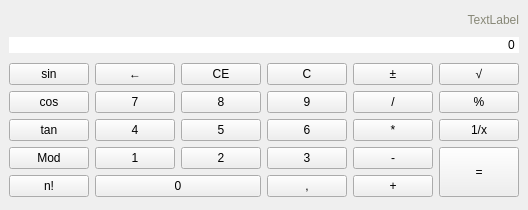
<?xml version="1.0" encoding="UTF-8"?>
<ui version="4.0">
 <class>MainWindow</class>
 <widget class="QMainWindow" name="MainWindow">
  <property name="geometry">
   <rect>
    <x>0</x>
    <y>0</y>
    <width>500</width>
    <height>210</height>
   </rect>
  </property>
  <property name="windowTitle">
   <string>Сalculator</string>
  </property>
  <widget class="QWidget" name="centralwidget">
   <property name="enabled">
    <bool>true</bool>
   </property>
   <layout class="QVBoxLayout" name="verticalLayout">
    <item>
     <widget class="QLabel" name="label">
      <property name="sizePolicy">
       <sizepolicy hsizetype="Preferred" vsizetype="Maximum">
        <horstretch>0</horstretch>
        <verstretch>0</verstretch>
       </sizepolicy>
      </property>
      <property name="styleSheet">
       <string notr="true">color:#887;</string>
      </property>
      <property name="text">
       <string>TextLabel</string>
      </property>
      <property name="alignment">
       <set>Qt::AlignRight|Qt::AlignTrailing|Qt::AlignVCenter</set>
      </property>
     </widget>
    </item>
    <item>
     <widget class="QLineEdit" name="lineEdit">
      <property name="sizePolicy">
       <sizepolicy hsizetype="Expanding" vsizetype="Maximum">
        <horstretch>0</horstretch>
        <verstretch>0</verstretch>
       </sizepolicy>
      </property>
      <property name="styleSheet">
       <string notr="true">border: none;</string>
      </property>
      <property name="text">
       <string>0</string>
      </property>
      <property name="alignment">
       <set>Qt::AlignRight|Qt::AlignTrailing|Qt::AlignVCenter</set>
      </property>
      <property name="readOnly">
       <bool>true</bool>
      </property>
     </widget>
    </item>
    <item>
     <layout class="QGridLayout" name="gridLayout">
      <item row="4" column="3">
       <widget class="QPushButton" name="pushButton_29">
        <property name="text">
         <string>,</string>
        </property>
       </widget>
      </item>
      <item row="0" column="5">
       <widget class="QPushButton" name="pushButton_16">
        <property name="text">
         <string>√</string>
        </property>
       </widget>
      </item>
      <item row="0" column="2">
       <widget class="QPushButton" name="pushButton_13">
        <property name="text">
         <string>CE</string>
        </property>
       </widget>
      </item>
      <item row="3" column="0">
       <widget class="QPushButton" name="pushButton_25">
        <property name="text">
         <string>Mod</string>
        </property>
       </widget>
      </item>
      <item row="0" column="3">
       <widget class="QPushButton" name="pushButton_14">
        <property name="text">
         <string>C</string>
        </property>
       </widget>
      </item>
      <item row="1" column="1">
       <widget class="QPushButton" name="pushButton_5">
        <property name="text">
         <string>7</string>
        </property>
       </widget>
      </item>
      <item row="3" column="1">
       <widget class="QPushButton" name="pushButton_3">
        <property name="text">
         <string>1</string>
        </property>
       </widget>
      </item>
      <item row="2" column="3">
       <widget class="QPushButton" name="pushButton_22">
        <property name="text">
         <string>6</string>
        </property>
       </widget>
      </item>
      <item row="2" column="0">
       <widget class="QPushButton" name="pushButton_18">
        <property name="text">
         <string>tan</string>
        </property>
       </widget>
      </item>
      <item row="1" column="4">
       <widget class="QPushButton" name="pushButton_20">
        <property name="text">
         <string>/</string>
        </property>
       </widget>
      </item>
      <item row="4" column="0">
       <widget class="QPushButton" name="pushButton_26">
        <property name="text">
         <string>n!</string>
        </property>
       </widget>
      </item>
      <item row="0" column="4">
       <widget class="QPushButton" name="pushButton_15">
        <property name="text">
         <string>±</string>
        </property>
       </widget>
      </item>
      <item row="2" column="2">
       <widget class="QPushButton" name="pushButton_11">
        <property name="text">
         <string>5</string>
        </property>
       </widget>
      </item>
      <item row="1" column="3">
       <widget class="QPushButton" name="pushButton_21">
        <property name="text">
         <string>9</string>
        </property>
       </widget>
      </item>
      <item row="3" column="4">
       <widget class="QPushButton" name="pushButton_8">
        <property name="text">
         <string>-</string>
        </property>
       </widget>
      </item>
      <item row="1" column="0">
       <widget class="QPushButton" name="pushButton_17">
        <property name="text">
         <string>cos</string>
        </property>
       </widget>
      </item>
      <item row="1" column="5">
       <widget class="QPushButton" name="pushButton_19">
        <property name="text">
         <string>%</string>
        </property>
       </widget>
      </item>
      <item row="2" column="4">
       <widget class="QPushButton" name="pushButton_23">
        <property name="text">
         <string>*</string>
        </property>
       </widget>
      </item>
      <item row="2" column="1">
       <widget class="QPushButton" name="pushButton_4">
        <property name="text">
         <string>4</string>
        </property>
       </widget>
      </item>
      <item row="3" column="3">
       <widget class="QPushButton" name="pushButton_9">
        <property name="text">
         <string>3</string>
        </property>
       </widget>
      </item>
      <item row="3" column="2">
       <widget class="QPushButton" name="pushButton_10">
        <property name="text">
         <string>2</string>
        </property>
       </widget>
      </item>
      <item row="4" column="4">
       <widget class="QPushButton" name="pushButton_28">
        <property name="text">
         <string>+</string>
        </property>
       </widget>
      </item>
      <item row="0" column="0">
       <widget class="QPushButton" name="pushButton_6">
        <property name="text">
         <string>sin</string>
        </property>
       </widget>
      </item>
      <item row="0" column="1">
       <widget class="QPushButton" name="pushButton">
        <property name="text">
         <string>←</string>
        </property>
       </widget>
      </item>
      <item row="1" column="2">
       <widget class="QPushButton" name="pushButton_12">
        <property name="text">
         <string>8</string>
        </property>
       </widget>
      </item>
      <item row="4" column="1" colspan="2">
       <widget class="QPushButton" name="pushButton_2">
        <property name="text">
         <string>0</string>
        </property>
       </widget>
      </item>
      <item row="2" column="5">
       <widget class="QPushButton" name="pushButton_24">
        <property name="text">
         <string>1/x</string>
        </property>
       </widget>
      </item>
      <item row="3" column="5" rowspan="2">
       <widget class="QPushButton" name="pushButton_7">
        <property name="sizePolicy">
         <sizepolicy hsizetype="Minimum" vsizetype="Minimum">
          <horstretch>0</horstretch>
          <verstretch>0</verstretch>
         </sizepolicy>
        </property>
        <property name="baseSize">
         <size>
          <width>0</width>
          <height>0</height>
         </size>
        </property>
        <property name="text">
         <string>=</string>
        </property>
       </widget>
      </item>
     </layout>
    </item>
   </layout>
  </widget>
 </widget>
 <resources/>
 <connections/>
</ui>
